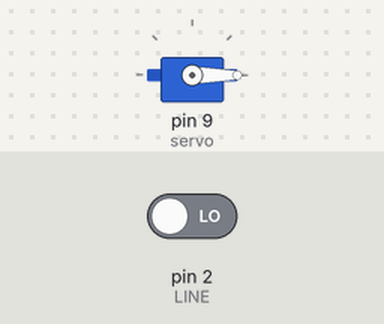
Simulated run of this sketch. Board: Arduino Uno, built with avr-gcc and run on an emulated ATmega328P. On the bench: servo. The test bench sets the inputs (shaded band); at power-on: pin 2 (LINE) LOW. What the sketch prints to the serial monitor is not drawn.

Above: at 3.8 s.
3.9 s: pin 2 (LINE) driven HIGH
9.0 s: pin 2 (LINE) driven LOW
Timing chart, 0 to 20.0 s (numbered marks = the images above; inputs shaded):
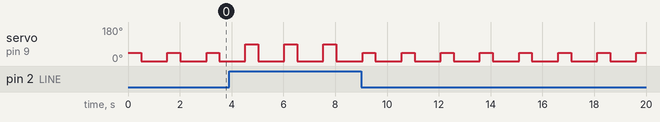

The sketch:

doline.ino
```cpp
#include <Servo.h>
// Định nghĩa chân cảm biến line (digital input)
#define LINE 2

Servo servo;
int val;

void setup() {
  // Gắn servo vào chân 9 và thiết lập phạm vi góc từ 500 đến 2500 microseconds
  servo.attach(9, 500, 2400);

  // Khởi động giao tiếp Serial để theo dõi trạng thái
  Serial.begin(9600);

  // Đảm bảo rằng chân LINE được thiết lập là INPUT
  pinMode(LINE, INPUT);
}

void loop() {

  val = digitalRead(LINE);


  Serial.print("Gia tri cam bien LINE: ");
  Serial.println(val);


  if(val == HIGH){
    Serial.println("Phat hien line: Di chuyen servo den 90 do");
    int angle = 90;  // Di chuyển servo đến góc 90 độ
    servo.write(angle);
    delay(500);
    servo.write(0);
    delay(500);
  }
  else{

    Serial.println("Khong phat hien line: Di chuyen servo den 45 do");
    int angle = 45;
    servo.write(angle);
    delay(500);
    servo.write(0);
    delay(500);
  }


  delay(500);
}
```

Measured:
- by itself, servo on pin 9 (servo): alternates 45° for 0.50 s and 0° for 1.0 s
